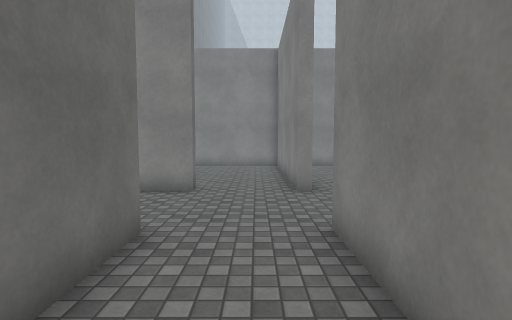
[1] (above)

20 first-person views from a walk through a 3-D level made in the Unity game engine. The camera is 1.5 m above the floor, tilts 4° down and sees 80° across. The floor is counted in squares, 1 m on a side. Each view is taken from the middle of a square. On the plan, view 1 faces up. The plan holds only what a view shows up to about 15 squares ahead; the rest is blank. The place goes on beyond the plan. The player is left out. Some surface patterns are stand-ins.

[2]
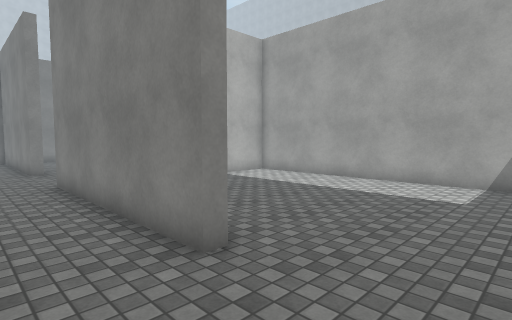

[3]
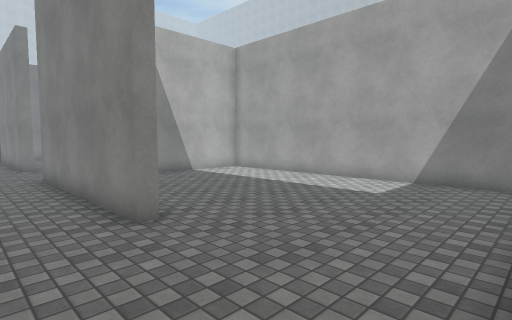

[4]
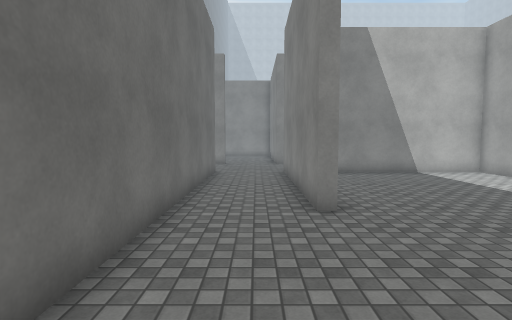

[5]
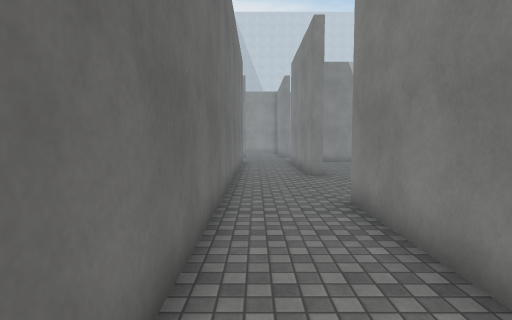

[6]
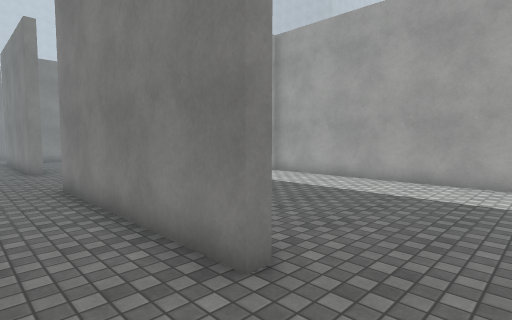

[7]
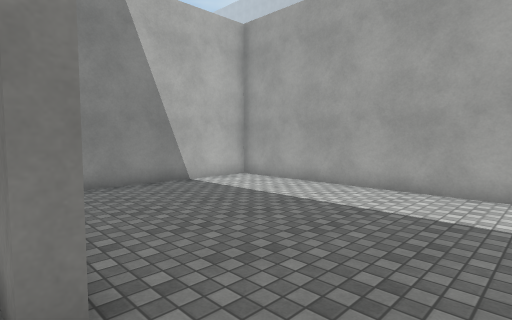

[8]
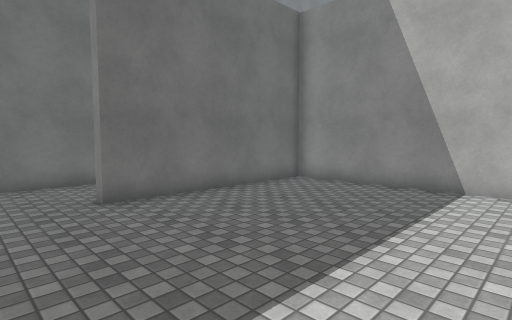

[9]
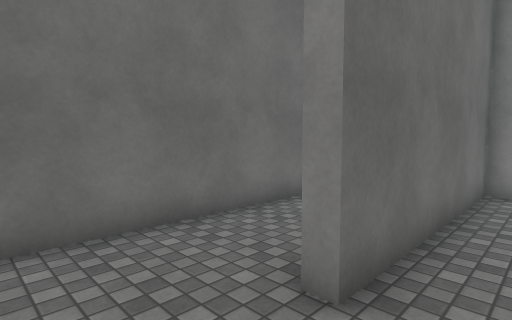

[10]
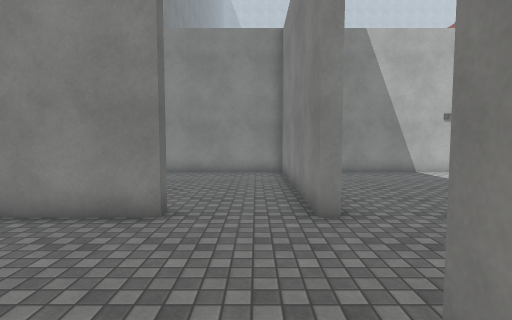

[11]
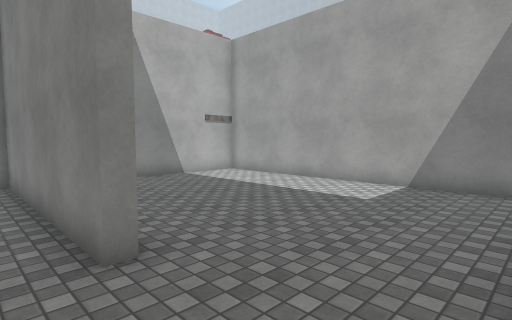

[12]
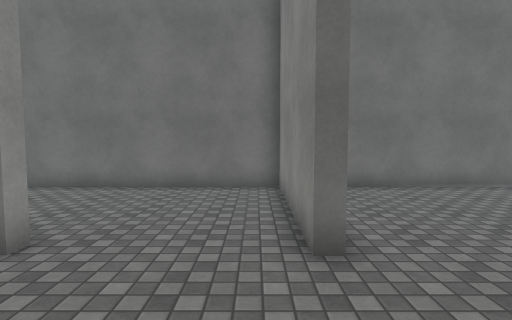

[13]
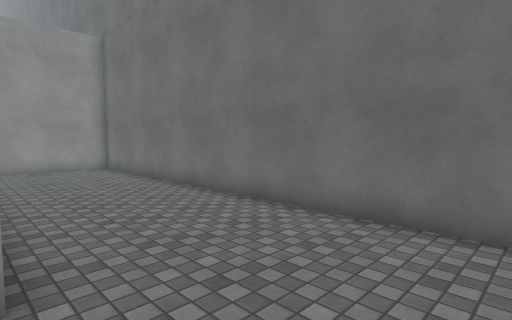

[14]
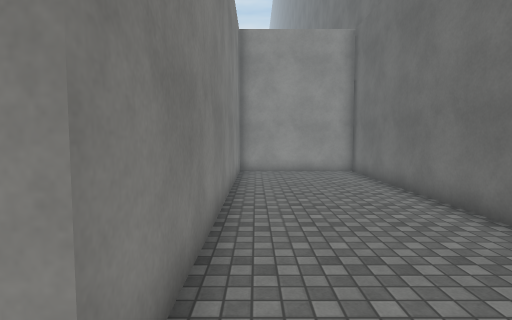

[15]
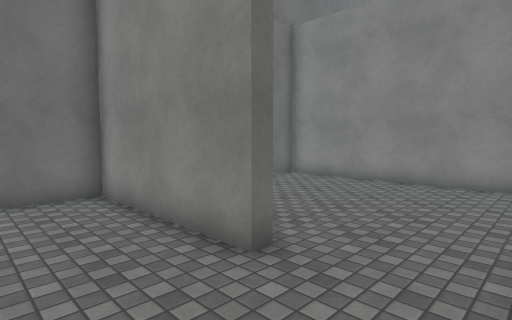

[16]
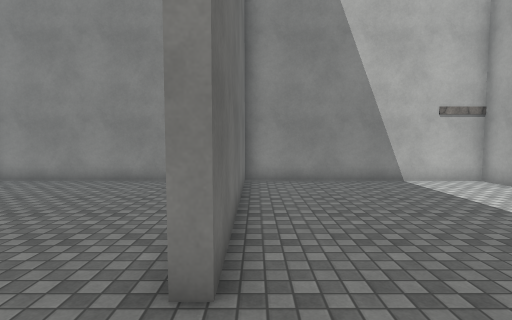

[17]
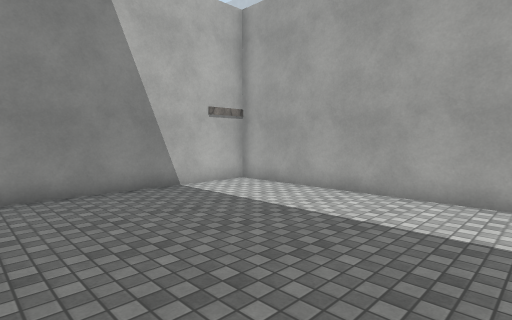

[18]
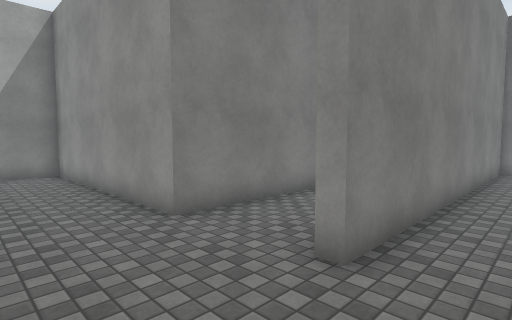

[19]
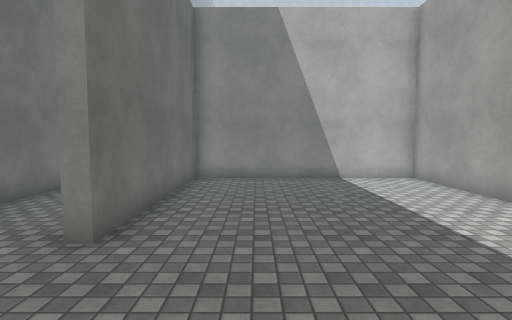

[20]
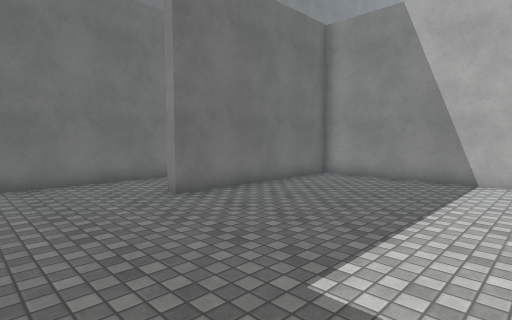

### Floor plan
Points are (right, up) in squares from view 1. A wall is a line through its corners. A room is listed if a view was taken in it or the views show most of it. See-through windows are left out.
Room 1 (views 1, 2, 10, 11, 19, 20)
walls: (10, -7.1) (10, 4.6) (1.7, 4.6) (1.7, -2.8) (1.3, -2.8) (1.3, 5); (-1.8, 4.8) (-1.8, -6.6)
ways out: opening at (-0.5, -7) to room 2; opening at (-0.5, 4.5) to room 3
Room 2 (views 3, 4, 5, 6, 7, 8, 9)
walls: (10, -17.4) (10, -8.3) (1.7, -8.3) (1.7, -15.6) (1.3, -15.6) (1.3, -7.8); (-1.8, -6.6) (-1.8, -17.8)
ways out: opening at (-0.5, -7) to room 1
Room 3 (views 12, 13, 14, 15, 16, 17, 18)
walls: (1.3, 5) (10, 5) (10, 16.7) (1.6, 16.7); (-1.8, 9.2) (-1.8, 8.7) (-7.4, 8.7) (-7.4, -7.8) (-2.3, -7.8) (-2.3, 4.8) (-1.8, 4.8); (1.7, 16.1) (1.7, 8.7) (1.3, 8.7)
ways out: opening at (-0.5, 4.5) to room 1; opening at (-0.5, 9) to room 4
Room 4 (no view inside)
walls: (1.3, 8.7) (1.3, 16.7) (-7.4, 16.7) (-7.4, 10.8)
ways out: opening at (-0.5, 9) to room 3

Where each view was taken, in squares from view 1:
view 1: 0 up, 0 right, facing up
view 2: 6 down, 1 left, facing up-right
view 3: 8 down, 1 left, facing up-right
view 4: 9 down, 0 right, facing up
view 5: 15 down, 1 left, facing up
view 6: 18 down, 1 left, facing up-right
view 7: 18 down, 1 right, facing up-right
view 8: 18 down, 9 right, facing up-left
view 9: 18 down, 3 right, facing up-left
view 10: 3 up, 0 right, facing up
view 11: 5 up, 0 right, facing up-right
view 12: 8 up, 2 right, facing left
view 13: 8 up, 2 left, facing down-left
view 14: 6 up, 3 left, facing down
view 15: 6 up, 1 right, facing up-left
view 16: 6 up, 2 right, facing up
view 17: 8 up, 2 right, facing up-right
view 18: 8 up, 4 left, facing down-right
view 19: 7 down, 4 right, facing up
view 20: 7 down, 9 right, facing up-left
